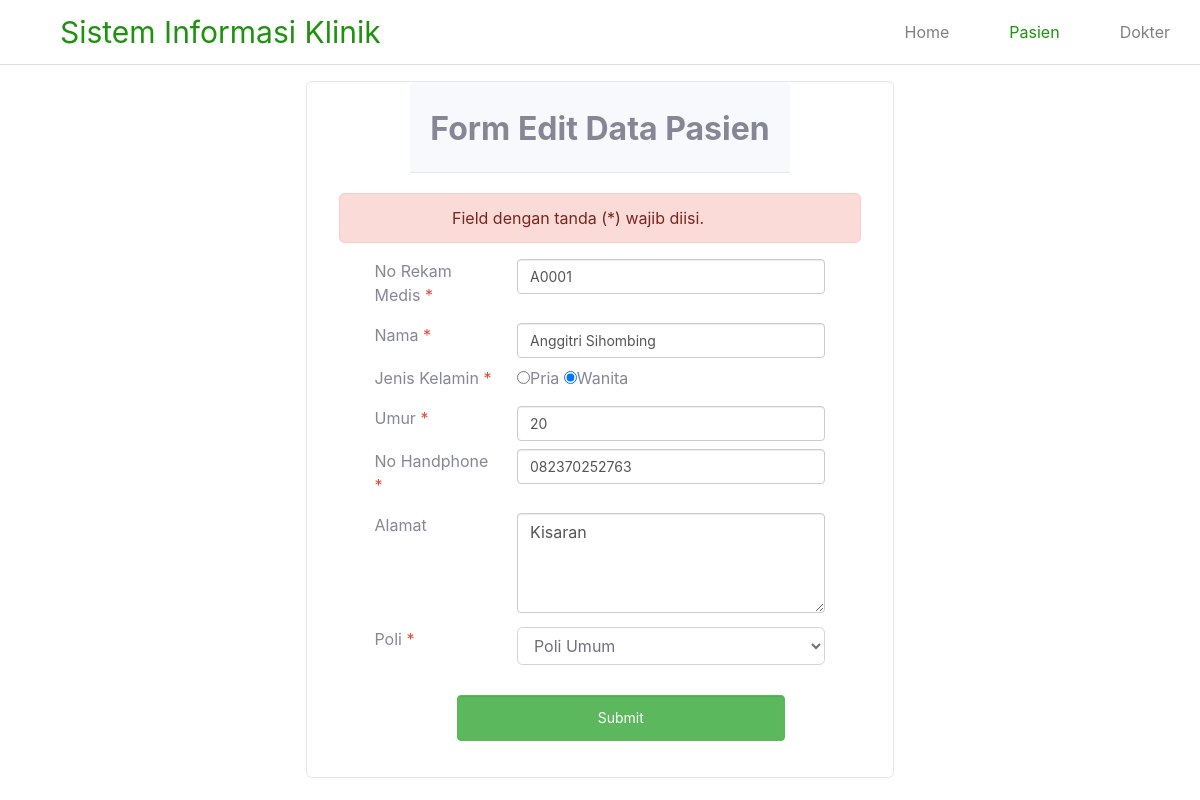
Page /ubah.php?id=1 on the committed database.
### tables this page shows
CREATE TABLE `pasien` (
  `id` int(11) NOT NULL,
  `no_rk` varchar(5) NOT NULL,
  `name` varchar(100) DEFAULT NULL,
  `gender` varchar(10) DEFAULT NULL,
  `age` int(3) DEFAULT NULL,
  `no_hp` varchar(14) DEFAULT NULL,
  `address` text DEFAULT NULL,
  `poli` varchar(20) DEFAULT NULL
);

### functions.php (called while the page is built, shortened)
<?php
include "connection.php";
function query($query){
    global $conn;
    $result = mysqli_query($conn , $query);
    $rows = [];
    while( $row = mysqli_fetch_assoc($result)){
        $rows[] = $row;
    }
    return $rows;
}

### ubah.php (the view, shortened to what this page needs)
<?php
require "functions.php";
$id = $_GET["id"];
$psn = query("SELECT * FROM pasien WHERE id = $id")[0];
?>
<!DOCTYPE html>
<html>
<head>
  <link rel="stylesheet" type="text/css" href="stylesheet.css">
</head>
<body>
  <div class="header">
    <div class="header-left">Sistem Informasi Klinik</div>
    <div class="header-right">
      <ul>
        <li>Home</li>
        <li class="selected">Pasien</li>
        <li>Dokter</li>
      </ul>
    </div>
  </div>
    <section class="content">
      <div class="row justify-content-center">
        <div class="col-6">
        <div class="panel panel-info">
                  <div class="card mt-3">
                    <div class="card-header m-auto">
                      <h2 class="card-title mt-3"><b>Form Edit Data Pasien</b></h2>
                    </div>
                    <div class="card-body">
                      <div class= "col-sm-12 text-center">
      <div class="alert alert-danger alert-dismissible fade show -content-center align-content-center" role="alert">
       Field dengan tanda (*) wajib diisi.</div>
      </div>
      <form method="post" action="">
        <div class="form-group">
          <div class="row mt-2">
          <div class="col-sm-1"></div>
          <div class="col-sm-3"><label for = "no_rk">No Rekam Medis <span class="text-danger">*</span></label></div>
          <div class="col-sm-7"><input type="text" name="no_rk" class="form-control" id = "no_rk" required value="<?= $psn["no_rk"] ?>">
          </div>
        </div>
        <div class="form-group">
          <div class="row mt-2">
          <div class="col-sm-1"></div>
          <div class="col-sm-3"><label for = "name">Nama <span class="text-danger">*</span></label></div>
          <div class="col-sm-7"><input type="text" name="name" class="form-control" id = "name" required value="<?= $psn["name"] ?>">
          </div>
        </div>
        <div class="form-group">
          <div class="row mt-2">
          <div class="col-sm-1"></div>
          <div class="col-sm-3"><label for = "gender">Jenis Kelamin <span class="text-danger">*</span></label></div>
          <div class="col-sm-7">
          <input type="radio" id="pria" name="gender"<?php if($psn['gender']=="pria") echo "checked"?>  id="pria" value="pria"><label for="pria">Pria</label>
          <input type="radio" id="wanita" name="gender" <?php if($psn['gender']=="wanita") echo "checked"?>  id="wanita" value="wanita"><label for="wanita">Wanita</label>
          </div>
        </div>
        <div class="form-group">
          <div class="row mt-2">
          <div class="col-sm-1"></div>
          <div class="col-sm-3"><label for = "age">Umur <span class="text-danger">*</span></label></div>
          <div class="col-sm-7"><input type="text" name="age" class="form-control" id = "age" required value="<?= $psn["age"] ?>">
          </div>
        </div>
        <div class="form-group">
          <div class="row mt-2">
          <div class="col-sm-1"></div>
          <div class="col-sm-3"><label for = "no_hp">No Handphone <span class="text-danger">*</span></label></div>
          <div class="col-sm-7"><input type="text" name="no_hp" class="form-control" id = "no_hp" required value="<?= $psn["no_hp"] ?>">
          </div>
        </div>
        <div class="form-group">
          <div class="row mt-2">
          <div class="col-sm-1"></div>
          <div class="col-sm-3"><label for = "address">Alamat </label></div>
          <div class="col-sm-7"><textarea name="body" id="address"><?= $psn["address"] ?></textarea>
          </div>
        </div>
          <div class="form-group">
          <div class="row mt-2">
          <div class="col-sm-1"></div>
          <div class="col-sm-3"><label for = "poli">Poli <span class="text-danger">*</span></label></div>
        <div class="col-sm-7"><select class="form-control" id="poli" name="poli">
        <?php if($psn['poli']=="Poli Umum"): ?>
            <option value="Poli Umum" selected>Poli Umum</option>
            <?php endif;?>
        </select>
            </div>
            </div>
        <input type="submit" value="Submit" name="submit">
      </form>
    </div>
  </div>
</body>
</html>

### rows in the picture
pasien: no_rk "A0001", name "Anggitri Sihombing", gender "☐ Pria", gender "☑ Wanita", age "20", no_hp "082370252763", body "Kisaran", poli "Poli Umum"
